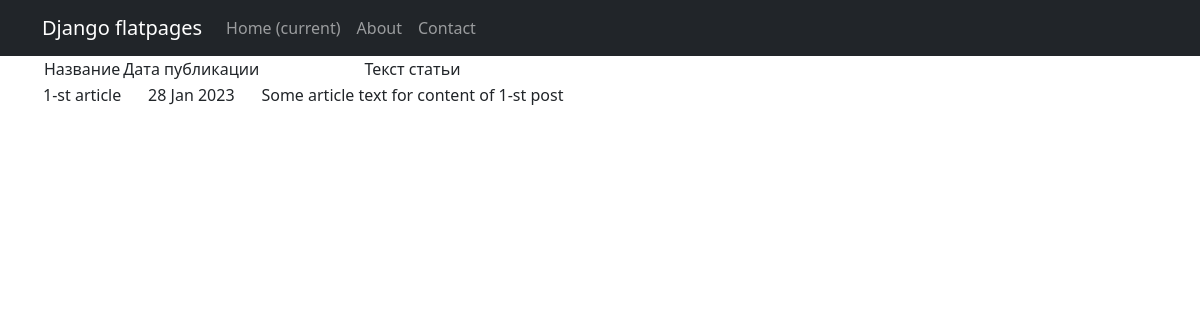
Screenshot of /news/1 with the database file from the repository.
### main/models.py (models this page shows, shortened)
class Post(models.Model):
    article = "AC"
    news = "NS"
    POST_TYPES = [
        (article, 'Статья'),
        (news, 'Новость')
    ]
    author = models.ForeignKey(Author, on_delete = models.CASCADE)
    post_type = models.CharField(max_length=2, choices=POST_TYPES, default=article)
    time_in = models.DateTimeField(auto_now_add = True)
    title = models.CharField(max_length=255)
    content = models.TextField()
    post_rating = models.FloatField(default=0.0)
    category = models.ManyToManyField(Category, through = 'PostCategory', related_name='news')

### main/views.py (the view)
# urls.py: path('<int:pk>', NewDetail.as_view(), name='post_detail'),
class NewDetail(DetailView):
    model = Post
    template_name = 'new.html'
    context_object_name = 'new'

### templates/new.html (shortened to what this page needs)
{% extends 'flatpages/default.html' %}
{% block content %}
    {% if new %}
        <table>
            <tr>
                <td>Название</td>
                <td>Дата публикации</td>
                <td>Текст статьи</td>
            </tr>
            <tr>
                <td>{{ new.title }}</td>
                <td>{{ new.time_in|date:'d M Y' }}</td>
                <td>{{ new.content }}</td>
            </tr>
        </table>
    {% else %}
    <h2>Новостей нет!</h2>
    {% endif %}
{% endblock content %}

### rows the page displays
Post: title "1-st article", time_in "28 Jan 2023", content "Some article text for content of 1-st post"
